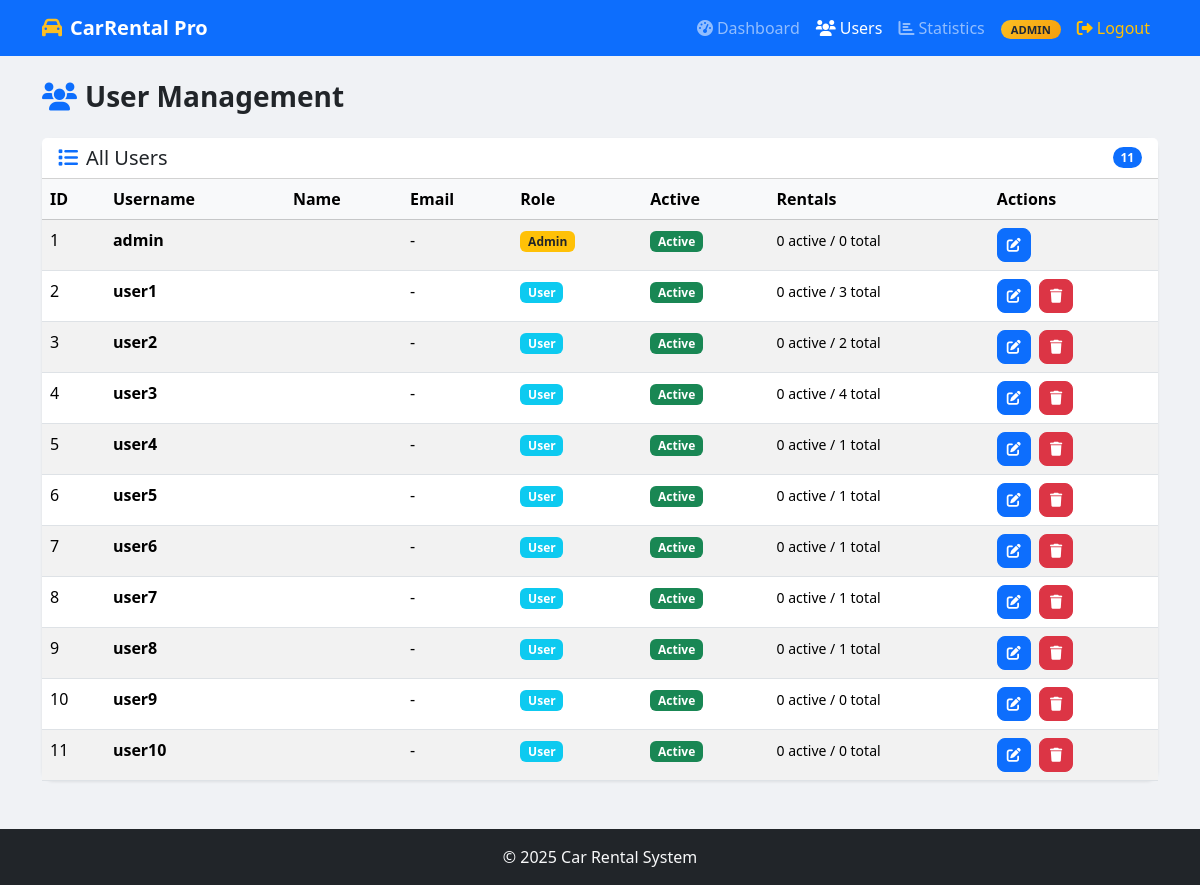
/admin_users.php (signed in), run on the app's committed database.
### tables this page shows
CREATE TABLE users (
    id INT AUTO_INCREMENT PRIMARY KEY,
    username VARCHAR(50) NOT NULL,
    password VARCHAR(50) NOT NULL,
    role ENUM('admin', 'user') NOT NULL
);

### admin_users.php (the view, shortened to what this page needs)
<?php
require 'db/connection.php';
$users = $pdo->query("SELECT u.*, (SELECT COUNT(*) FROM rentals r WHERE r.user_id=u.id AND r.released_at IS NULL) as active_rentals, (SELECT COUNT(*) FROM rentals r WHERE r.user_id=u.id) as total_rentals FROM users u ORDER BY u.id")->fetchAll();
?>
<!DOCTYPE html>
<html lang="en">
<head>
    <link href="https://cdn.jsdelivr.net/npm/bootstrap@5.3.3/dist/css/bootstrap.min.css" rel="stylesheet">
    <link href="https://cdnjs.cloudflare.com/ajax/libs/font-awesome/6.0.0/css/all.min.css" rel="stylesheet">
    <link rel="stylesheet" href="css/custom.css">
</head>
<body class="page-dashboard">
    <nav class="navbar navbar-expand-lg navbar-dark bg-primary">
        <div class="container">
            <a class="navbar-brand fw-bold" href="admin.php"><i class="fas fa-car me-2"></i>CarRental Pro</a>
            <div class="collapse navbar-collapse" id="navMain">
                <ul class="navbar-nav ms-auto align-items-center">
                    <li class="nav-item"><a class="nav-link" href="admin.php"><i class="fas fa-tachometer-alt me-1"></i>Dashboard</a></li>
                    <li class="nav-item"><a class="nav-link active" href="admin_users.php"><i class="fas fa-users me-1"></i>Users</a></li>
                    <li class="nav-item"><a class="nav-link" href="admin_stats.php"><i class="fas fa-chart-bar me-1"></i>Statistics</a></li>
                    <li class="nav-item"><span class="nav-link text-light"><span class="admin-badge">Admin</span></span></li>
                    <li class="nav-item"><a class="nav-link text-warning" href="logout.php"><i class="fas fa-sign-out-alt me-1"></i>Logout</a></li>
                </ul>
            </div>
        </div>
    </nav>
    <main class="container py-4">
        <h1 class="h3 fw-bold mb-4"><i class="fas fa-users text-primary me-2"></i>User Management</h1>
        <section class="card section-card">
            <div class="card-header bg-white d-flex justify-content-between align-items-center">
                <h2 class="h5 mb-0"><i class="fas fa-list text-primary me-2"></i>All Users</h2>
                <span class="badge bg-primary rounded-pill"><?php echo count($users); ?></span>
            </div>
            <div class="card-body p-0">
                <div class="table-responsive">
                    <table class="table table-striped table-hover mb-0">
                        <thead class="table-light">
                            <tr>
                                <th>ID</th><th>Username</th><th>Name</th><th>Email</th><th>Role</th><th>Active</th><th>Rentals</th><th>Actions</th>
                            </tr>
                        </thead>
                        <tbody>
                            <?php foreach ($users as $u): ?>
                            <tr>
                                <td><?php echo $u['id']; ?></td>
                                <td><strong><?php echo htmlspecialchars($u['username']); ?></strong></td>
                                <td><?php echo htmlspecialchars(($u['first_name']??'').' '.($u['last_name']??'')); ?></td>
                                <td><?php echo htmlspecialchars($u['email']??'-'); ?></td>
                                <td>
                                    <?php if ($u['role']==='admin'): ?><span class="badge bg-warning text-dark">Admin</span>
                                    <?php else: ?><span class="badge bg-info">User</span><?php endif; ?>
                                </td>
                                <td>
                                    <?php if ($u['is_active']??1): ?><span class="badge bg-success">Active</span>
                                    <?php else: ?><span class="badge bg-danger">Inactive</span><?php endif; ?>
                                </td>
                                <td><small><?php echo $u['active_rentals']; ?> active / <?php echo $u['total_rentals']; ?> total</small></td>
                                <td>
                                    <a href="admin_users.php?edit_user=<?php echo $u['id']; ?>" class="btn btn-sm btn-primary btn-action me-1" title="Edit"><i class="fas fa-edit"></i></a>
                                    <?php if ($u['id'] !== (int)$_SESSION['user_id']): ?>
                                        <a href="admin_users.php?delete_user=<?php echo $u['id']; ?>" class="btn btn-sm btn-danger btn-action" title="Delete" onclick="return confirm('Delete <?php echo htmlspecialchars($u['username'],ENT_QUOTES); ?>?');"><i class="fas fa-trash"></i></a>
                                    <?php endif; ?>
                                </td>
                            </tr>
                            <?php endforeach; ?>
                        </tbody>
                    </table>
                </div>
            </div>
        </section>
    </main>
    <footer class="bg-dark text-light text-center py-3 mt-4">
        <p class="mb-0">&copy; 2025 Car Rental System</p>
    </footer>
</body>
</html>

### css/custom.css (style rules this page uses)
body.page-dashboard { background-color: #f0f2f5; min-height: 100vh; }
.navbar .fa-car { color: #fbbf24; }
.admin-badge { background: linear-gradient(135deg, #fbbf24, #f59e0b); color: #1f2937; padding: 2px 10px; border-radius: 1rem; font-size: 0.7rem; font-weight: 700; text-transform: uppercase; }
.section-card { border: none; border-radius: 12px; box-shadow: 0 1px 3px rgba(0,0,0,0.08); }
.table-hover tbody tr { cursor: default; }
.btn-action { width: 34px; height: 34px; padding: 0; display: inline-flex; align-items: center; justify-content: center; border-radius: 8px; }

### data on the page
users: id "1", username "admin", email "-", role "Admin", is_active "Active", active_rentals "0", total_rentals "0"
users: id "2", username "user1", email "-", role "User", is_active "Active", active_rentals "0", total_rentals "3"
users: id "3", username "user2", email "-", role "User", is_active "Active", active_rentals "0", total_rentals "2"
users: id "4", username "user3", email "-", role "User", is_active "Active", active_rentals "0", total_rentals "4"
users: id "5", username "user4", email "-", role "User", is_active "Active", active_rentals "0", total_rentals "1"
users: id "6", username "user5", email "-", role "User", is_active "Active", active_rentals "0", total_rentals "1"
users: id "7", username "user6", email "-", role "User", is_active "Active", active_rentals "0", total_rentals "1"
users: id "8", username "user7", email "-", role "User", is_active "Active", active_rentals "0", total_rentals "1"
users: id "9", username "user8", email "-", role "User", is_active "Active", active_rentals "0", total_rentals "1"
users: id "10", username "user9", email "-", role "User", is_active "Active", active_rentals "0", total_rentals "0"
users: id "11", username "user10", email "-", role "User", is_active "Active", active_rentals "0", total_rentals "0"

### other printed values
count($users) "11"
